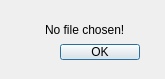
<?xml version="1.0" encoding="UTF-8"?>
<ui version="4.0">
 <class>EmptyFileDialogClass</class>
 <widget class="QDialog" name="EmptyFileDialogClass">
  <property name="geometry">
   <rect>
    <x>0</x>
    <y>0</y>
    <width>165</width>
    <height>79</height>
   </rect>
  </property>
  <property name="windowTitle">
   <string>Notification</string>
  </property>
  <widget class="QWidget" name="layoutWidget">
   <property name="geometry">
    <rect>
     <x>20</x>
     <y>10</y>
     <width>131</width>
     <height>61</height>
    </rect>
   </property>
   <layout class="QGridLayout" name="gridLayout">
    <item row="1" column="0">
     <layout class="QHBoxLayout" name="horizontalLayout_2">
      <item>
       <spacer name="horizontalSpacer_3">
        <property name="orientation">
         <enum>Qt::Horizontal</enum>
        </property>
        <property name="sizeHint" stdset="0">
         <size>
          <width>40</width>
          <height>20</height>
         </size>
        </property>
       </spacer>
      </item>
      <item>
       <widget class="QPushButton" name="okButton">
        <property name="text">
         <string>OK</string>
        </property>
       </widget>
      </item>
     </layout>
    </item>
    <item row="0" column="0">
     <layout class="QVBoxLayout" name="verticalLayout">
      <item>
       <spacer name="verticalSpacer">
        <property name="orientation">
         <enum>Qt::Vertical</enum>
        </property>
        <property name="sizeHint" stdset="0">
         <size>
          <width>20</width>
          <height>40</height>
         </size>
        </property>
       </spacer>
      </item>
      <item>
       <layout class="QHBoxLayout" name="horizontalLayout">
        <item>
         <spacer name="horizontalSpacer">
          <property name="orientation">
           <enum>Qt::Horizontal</enum>
          </property>
          <property name="sizeHint" stdset="0">
           <size>
            <width>40</width>
            <height>20</height>
           </size>
          </property>
         </spacer>
        </item>
        <item>
         <widget class="QLabel" name="label">
          <property name="text">
           <string>No file chosen!</string>
          </property>
         </widget>
        </item>
        <item>
         <spacer name="horizontalSpacer_2">
          <property name="orientation">
           <enum>Qt::Horizontal</enum>
          </property>
          <property name="sizeHint" stdset="0">
           <size>
            <width>40</width>
            <height>20</height>
           </size>
          </property>
         </spacer>
        </item>
       </layout>
      </item>
      <item>
       <spacer name="verticalSpacer_2">
        <property name="orientation">
         <enum>Qt::Vertical</enum>
        </property>
        <property name="sizeHint" stdset="0">
         <size>
          <width>20</width>
          <height>40</height>
         </size>
        </property>
       </spacer>
      </item>
     </layout>
    </item>
   </layout>
  </widget>
 </widget>
 <layoutdefault spacing="6" margin="11"/>
 <resources/>
 <connections>
  <connection>
   <sender>okButton</sender>
   <signal>clicked()</signal>
   <receiver>EmptyFileDialogClass</receiver>
   <slot>accept()</slot>
   <hints>
    <hint type="sourcelabel">
     <x>165</x>
     <y>85</y>
    </hint>
    <hint type="destinationlabel">
     <x>170</x>
     <y>40</y>
    </hint>
   </hints>
  </connection>
 </connections>
</ui>
